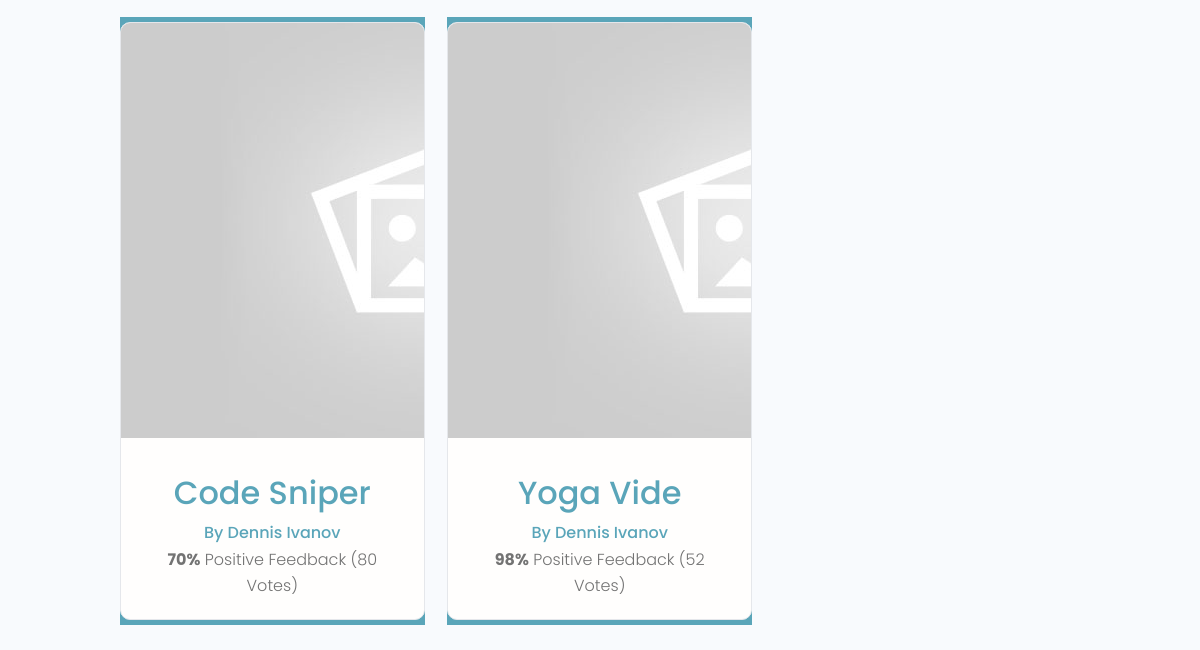
The app's page / (lower part), older data.
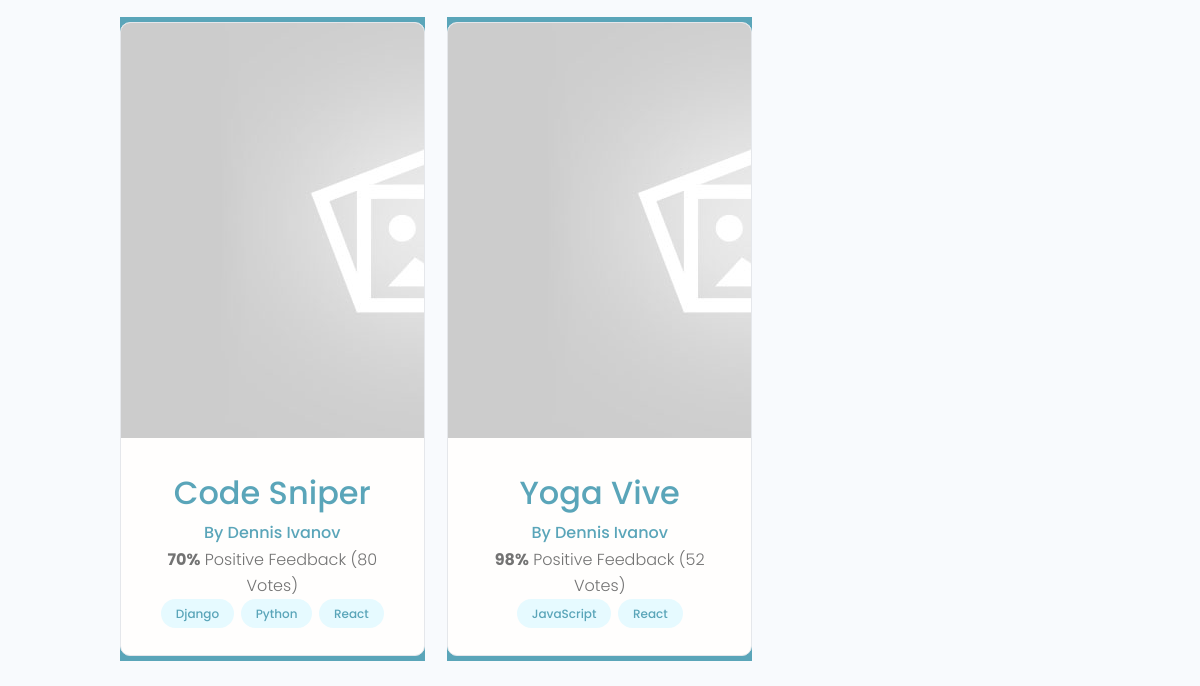
The same page, newer data.
### projects/models.py (models this page shows, shortened)
class Project(models.Model):
    title = models.CharField(max_length=200)
    description  = models.TextField(null=True, blank=True)
    featured_image = models.ImageField(null=True, blank=True, default="default.jpg")
    demo_link = models.CharField(max_length=2000, null=True, blank=True)
    source_link=models.CharField(max_length=2000, null=True, blank=True)
    tags = models.ManyToManyField('Tag', blank=True)
    vote_total = models.IntegerField(default=0, null=True, blank=True)
    vote_ratio = models.IntegerField(default=0, null=True, blank=True)
    created = models.DateTimeField(auto_now_add=True)
    id = models.UUIDField(default=uuid.uuid4, unique=True, primary_key=True, editable=False)

class Tag(models.Model):
    name = models.CharField(max_length=200)
    created = models.DateTimeField(auto_now_add=True)
    id = models.UUIDField(default=uuid.uuid4, unique=True, primary_key=True, editable=False)
    def __str__(self):
        return self.name

### projects/views.py (the view)
# urls.py: path('',include('projects.urls'))
def projects(request):
    projects = Project.objects.all()
    context= {'projects':projects}
    return render(request,'projects/projects.html', context)

### projects/templates/projects/projects.html (shortened to what this page needs)
{% extends 'main.html' %}
{% block content %}
<main class="projects">
  <section class="projectsList">
    <div class="container">
      <div class="grid grid--three">
        {% for project in projects  %}
        <div class="column">
          <div class="card project">
            <a href="{% url 'project' project.id %}" class="project">
              <img class="project__thumbnail" src="{{project.featured_image.url}}" alt="project thumbnail" />
              <div class="card__body">
                <h3 class="project__title">{{project.title}}</h3>
                <p><a class="project__author" href="profile.html">By Dennis Ivanov</a></p>
                <p class="project--rating">
                  <span style="font-weight: bold;">{{project.vote_ratio}}%</span> Positive
                  Feedback ({{project.vote_total}} Vote{{project.vote_total|pluralize:"s"}})
                </p>
                <div class="project__tags">
                  {% for tag in project.tags.all %}
                  <span class="tag tag--pill tag--main">
                    <small>{{tag}}</small>
                  </span>
                  {% endfor %}
                </div>
              </div>
            </a>
          </div>
        </div>
        {% endfor %}
      </div>
    </div>
  </section>
</main>
{% endblock content %}

### templates/main.html (shortened to what this page needs)
<!DOCTYPE html>
{% load static %}
<html lang="en">
<head>
  <link rel="stylesheet" href="https://cdn.iconmonstr.com/1.3.0/css/iconmonstr-iconic-font.min.css" />
  <link rel="stylesheet" href="{% static 'uikit/styles/uikit.css' %}" />
  <link rel="stylesheet" href="{% static 'styles/app.css' %}" />
</head>
  <body>
    {% block content %}
    {% endblock content %}
  </body>
</html>

### templates/navbar.html (shortened to what this page needs)
{% load static %}

### static/uikit/app.css (style rules this page uses)
.layout > .column, .grid > .column { color: var(--color-light); text-align: center; background: var(--color-main); }

### static/uikit/styles/modules/_variables.css (style rules this page uses)
:root { --color-main: #5aa5b9; --color-main-light: #e6faff; --color-sub: #3f4156; --color-sub-light: #51546e; --color-sub-lighter: #ededfd; --color-text: #737373; --color-gray: #8b8b8b; --color-light: #e5e7eb; --color-light-gray: #767676; --color-bg: #f8fafd; --color-white: #fffefd; --color-white-light: #f3f3f3; --color-success: #359e64; --color-success-bg: #def8e8; --color-error: #fc4b0b; --color-error-bg: #fff2ee; --font-base: 'Poppins', arial, helvetica, 'Segoe UI', roboto, ubuntu, sans-serif; --font-monospace: 'Fira Code', 'Courier New', courier, monospace; --font-regular: 300; --font-medium: 500; --font-bold: 700; --generic-shadow: 1px 1px 5px #00000010; --generic-transition: all 0.3s ease-in-out; }

### static/uikit/styles/modules/_base.css (style rules this page uses)
* { margin: 0; padding: 0; box-sizing: border-box; text-rendering: optimizeLegibility; color: inherit; font-size: inherit; }
html { font-size: 50%; }
@media only screen and (min-width: 480px) { html { font-size: 56.25%; } }
@media only screen and (min-width: 1200px) { html { font-size: 62.5%; } }
body { line-height: 1.6; font-weight: 400; font-size: 1.5rem; color: var(--color-text); background-color: var(--color-bg); min-height: 100vh; }

### static/uikit/styles/modules/_typography.css (style rules this page uses)
* { font-family: var(--font-base); }
h3 { font-size: 3.2rem; font-weight: var(--font-medium); }
p, span, strong { font-size: 1.6rem; color: var(--color-text); font-weight: var(--font-regular); }
a { padding-bottom: 2px; text-decoration: none; display: inline-block; color: var(--color-main); font-weight: var(--font-medium); }

### static/uikit/styles/modules/_utilities.css (style rules this page uses)
.container { width: 92%; max-width: 165rem; margin: 0 auto; box-sizing: border-box; }
@media screen and (min-width: 1000px) { .container { width: 90%; } }
@media screen and (min-width: 1200px) { .container { width: 80%; } }

### static/uikit/styles/modules/_card.css (style rules this page uses)
.card { border-radius: 1rem; background-color: var(--color-white); border: 1.5px solid var(--color-light); width: auto; height: auto; margin-top: 0.5rem; margin-bottom: 0.5rem; overflow: hidden; }
.card__body, .card__header { padding: 2rem 2.5rem; }

### static/uikit/styles/modules/_tag.css (style rules this page uses)
.tag { display: inline-flex; align-items: center; background-color: var(--color-sub); height: -webkit-fit-content; height: -moz-fit-content; height: fit-content; width: -webkit-fit-content; width: -moz-fit-content; width: fit-content; border-radius: 0.5rem; padding: 0.5rem 1.5rem; font-size: 1.2rem; cursor: pointer; }
.tag:not(:last-child) { margin-right: 0.25rem; margin-bottom: 0.75rem; }
.tag > small { color: var(--color-white); }
.tag--pill { border-radius: 5rem; }
.tag--main, .tag--main > small { background: var(--color-main-light); color: var(--color-main); font-weight: 500; }

### static/uikit/styles/modules/_grid.css (style rules this page uses)
.grid { display: flex; flex-wrap: wrap; justify-content: flex-start; align-items: stretch; }
.grid > .column { min-width: 28rem; margin-bottom: 2.5rem; }
.grid--three > .column { flex-basis: 100%; }
@media screen and (min-width: 800px) { .grid--three { margin-right: -2%; } }
@media screen and (min-width: 800px) { .grid--three > .column { margin-right: 2%; } }
@media screen and (min-width: 800px) { .grid--three > .column { flex-basis: 48%; } }
@media screen and (min-width: 1200px) { .grid--three { margin-right: -2.33%; } }
@media screen and (min-width: 1200px) { .grid--three > .column { margin-right: 2.33%; } }
@media screen and (min-width: 1200px) { .grid--three > .column { flex-basis: 31%; } }

Row changes from the older to the newer data that the page shows:
changed Project "Code Sniper": gains Tag (name "Django"); gains Tag (name "Python"); gains Tag (name "React")
changed Project: gains Tag (name "React"); gains Tag (name "JavaScript"); title "Yoga Vide" → "Yoga Vive"
